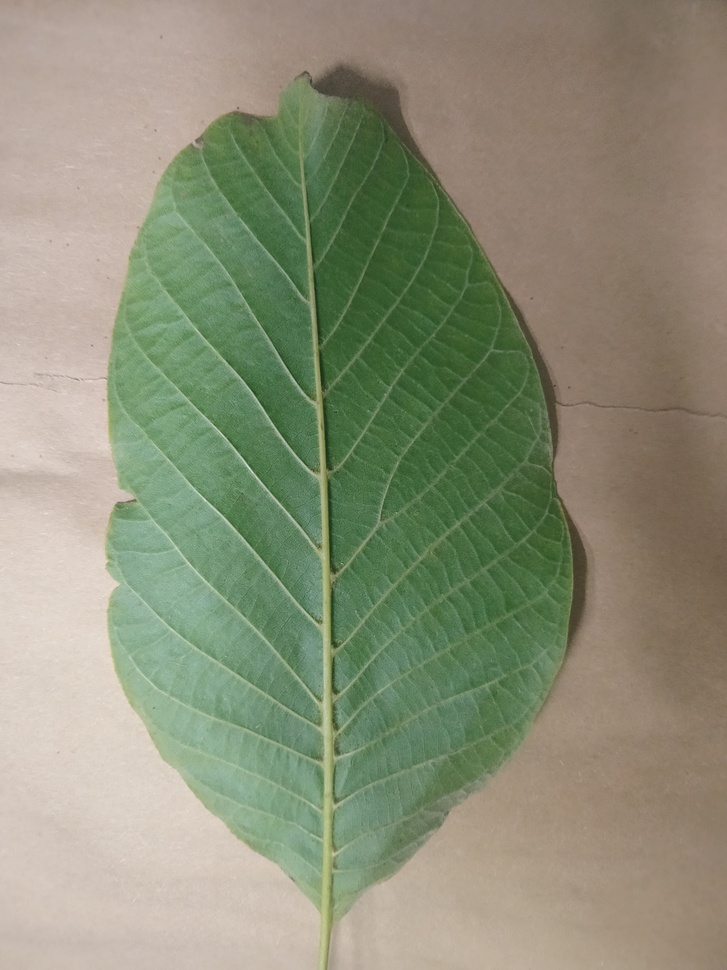
//> input picture images/test_leaf.jpg, 727 x 970 px, shrunk from 3072 x 4096 before the run
$ ./main   (built with g++ and OpenCV 4)
//> lines starting //> are read from the running program, lines starting //| are printed output that depends on the picture; after the words box and inside, x2 and y2 are one past the last pixel; in counts of white or black regions, pixels touching at a corner belong together
#include <iostream>
#include <opencv2/opencv.hpp>

int main() {
    std::cout << "=== ZINO AgroVision Engine v2.0 (Advanced Visual Diagnostic) ===" << std::endl;

    // 1. Load image
    cv::Mat img = cv::imread("../images/test_leaf.jpg");
//> img is the input picture: 970 rows x 727 cols, CV_8UC3; mean B, G, R 119.6, 143.3, 140.1
    if (img.empty()) {
        std::cerr << "Error: Could not load image!" << std::endl;
        return -1;
    }
    std::cout << "[System] Image Loaded: " << img.cols << "x" << img.rows << " px" << std::endl;
//| [System] Image Loaded: 727x970 px

    // Convert to HSV
    cv::Mat hsv;
    cv::cvtColor(img, hsv, cv::COLOR_BGR2HSV);
//> hsv: 970 rows x 727 cols, CV_8UC3; mean H, S, V 30.9, 61.9, 152.8

    // 2. Leaf Masking (Isolate leaf structure from non-plant background)
    cv::Mat leaf_mask;
    cv::inRange(hsv, cv::Scalar(10, 30, 30), cv::Scalar(95, 255, 255), leaf_mask);
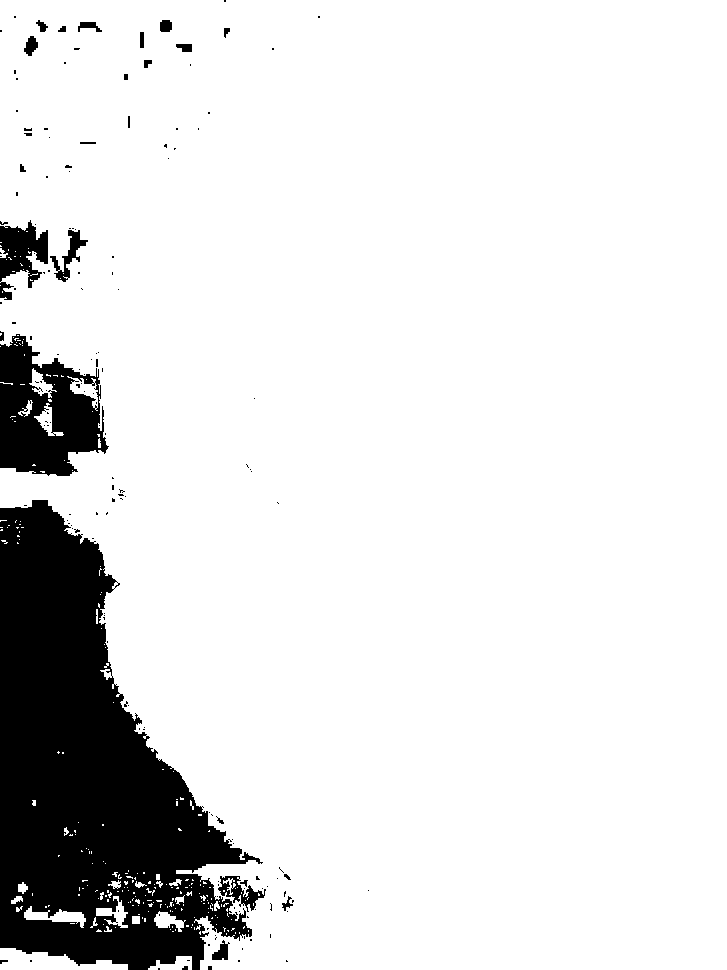
//> leaf_mask: 970 rows x 727 cols, CV_8UC1; 88.4% white; 163 black regions (136 under 20 px), largest, box (x1, y1, x2, y2) and area: (0, 500, 263, 970) 67291, (0, 334, 109, 476) 9574, (0, 220, 48, 300) 2104

    int total_leaf_pixels = cv::countNonZero(leaf_mask);
//> total_leaf_pixels = 623167
    if (total_leaf_pixels == 0) {
        std::cout << "[Warning] No leaf structure detected!" << std::endl;
        return 0;
    }

    // 3. Healthy vs Diseased Segmentation within Leaf Area
    cv::Mat healthy_mask, diseased_mask;
    cv::inRange(hsv, cv::Scalar(35, 40, 40), cv::Scalar(85, 255, 255), healthy_mask);
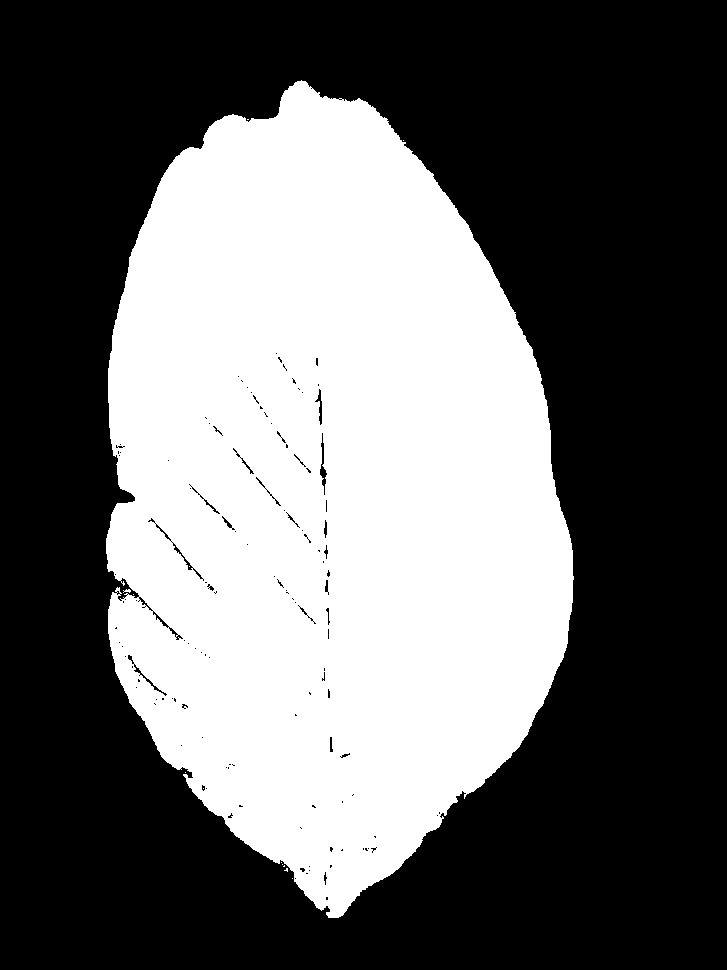
//> healthy_mask: 970 rows x 727 cols, CV_8UC1; 39.9% white; 13 white regions (12 under 20 px), largest, box (x1, y1, x2, y2) and area: (106, 80, 574, 918) 281343

    // Restrict analysis inside the leaf boundaries only
    cv::bitwise_and(healthy_mask, leaf_mask, healthy_mask);
    cv::bitwise_xor(leaf_mask, healthy_mask, diseased_mask);
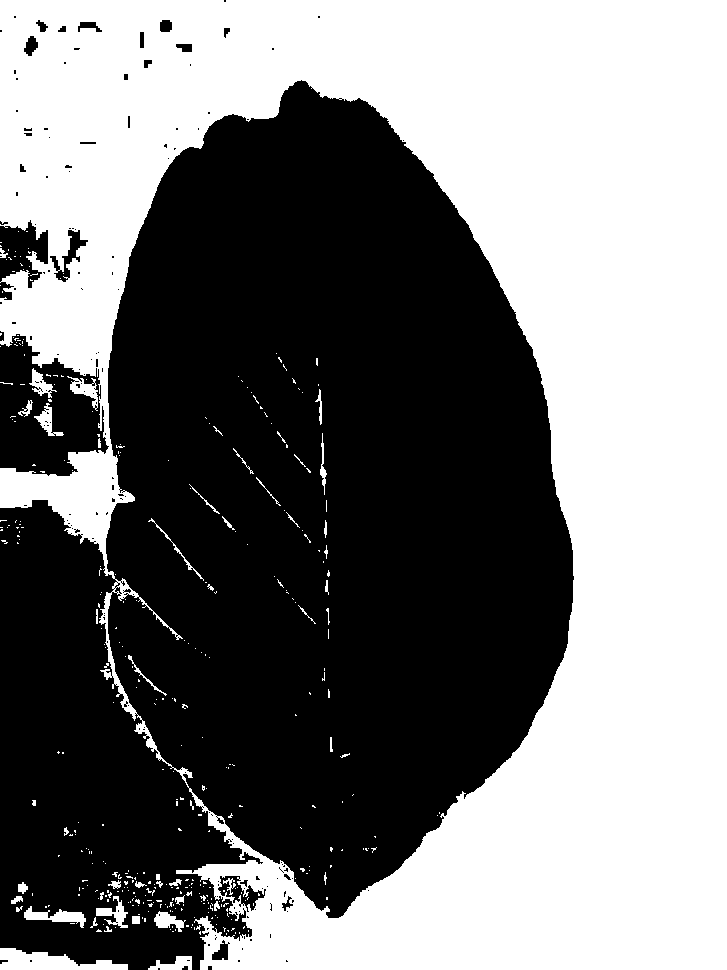
//> diseased_mask: 970 rows x 727 cols, CV_8UC1; 48.5% white; 386 white regions (334 under 20 px), largest, box (x1, y1, x2, y2) and area: (0, 0, 727, 970) 334119, (0, 948, 128, 970) 1640, (24, 906, 86, 928) 576

    int healthy_pixels = cv::countNonZero(healthy_mask);
//> healthy_pixels = 281384
    int diseased_pixels = cv::countNonZero(diseased_mask);
//> diseased_pixels = 341783

    double healthy_ratio = (double)healthy_pixels / total_leaf_pixels * 100.0;
//> healthy_ratio = 45.15
    double disease_severity = (double)diseased_pixels / total_leaf_pixels * 100.0;
//> disease_severity = 54.85

    // 4. Output Diagnostic Report
    std::cout << "\n============ DIAGNOSTIC REPORT ============" << std::endl;
    std::cout << "Total Leaf Area:   " << total_leaf_pixels << " pixels" << std::endl;
//| Total Leaf Area:   623167 pixels
    std::cout << "Healthy Tissue:    " << healthy_ratio << " %" << std::endl;
//| Healthy Tissue:    45.1539 %
    std::cout << "Disease Severity:  " << disease_severity << " %" << std::endl;
//| Disease Severity:  54.8461 %
    std::cout << "-------------------------------------------" << std::endl;

    if (disease_severity < 15.0) {
        std::cout << "Diagnosis Status: HEALTHY / MINIMAL STRESS" << std::endl;
    } else if (disease_severity < 40.0) {
        std::cout << "Diagnosis Status: MODERATE DISEASE / NUTRIENT STRESS" << std::endl;
    } else {
        std::cout << "Diagnosis Status: SEVERE PATHOGEN INFECTION!" << std::endl;
    }
    std::cout << "===========================================\n" << std::endl;

    // 5. Annotate diseased zones with Red highlights and save output image
    cv::Mat output_img = img.clone();
    output_img.setTo(cv::Scalar(0, 0, 255), diseased_mask);
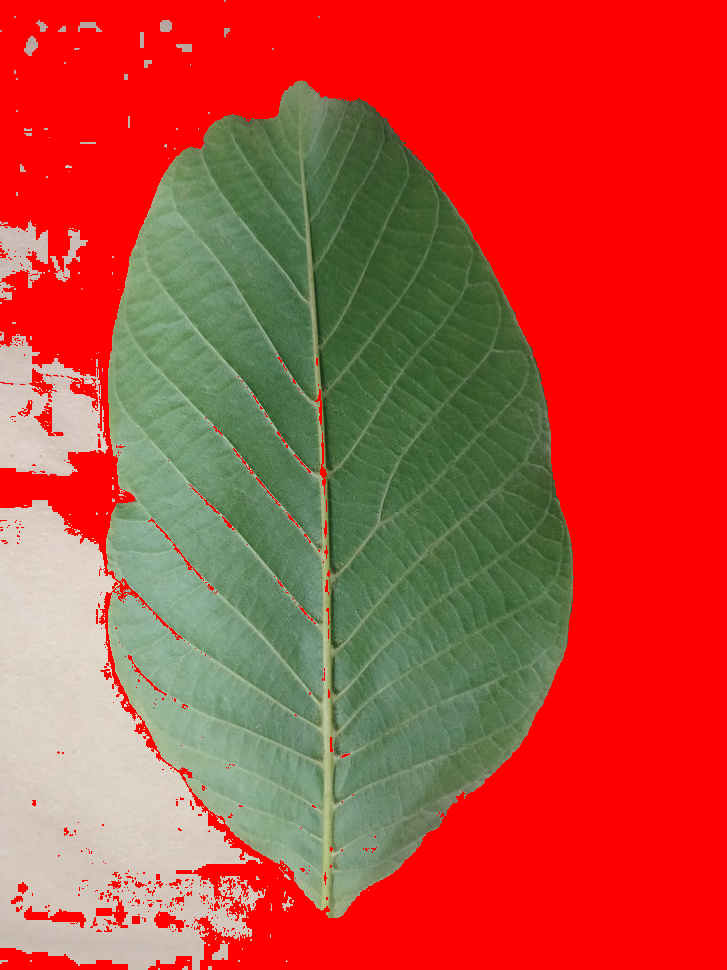
//> output_img: 970 rows x 727 cols, CV_8UC3; mean B, G, R 58.8, 75, 187.3

    cv::imwrite("../images/output_analyzed.jpg", output_img);
    std::cout << "[IO] Diagnostic visual output saved: images/output_analyzed.jpg" << std::endl;

    return 0;
}
